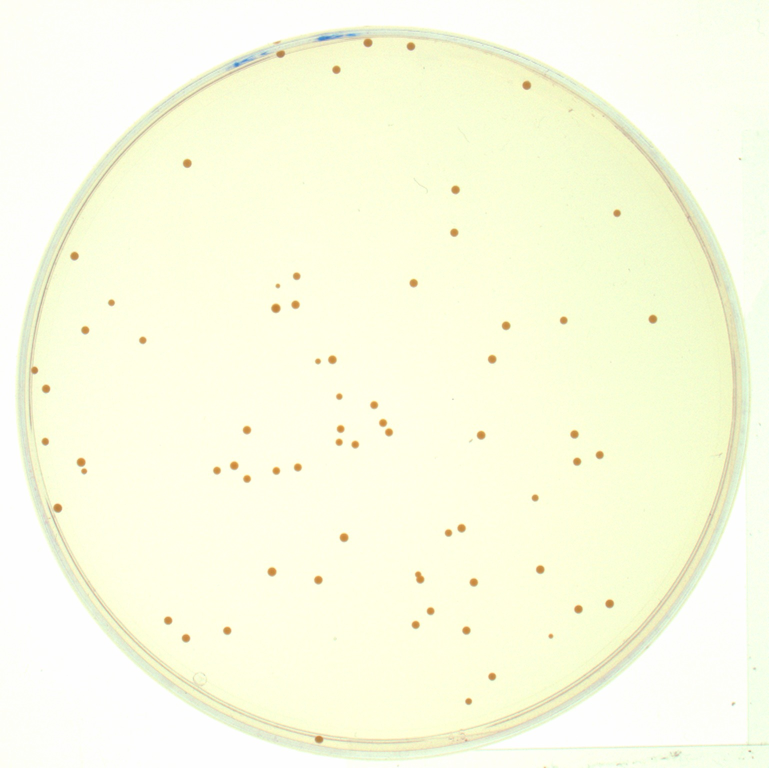
#> input picture comparacoes/q120404-01.jpg, 1538 x 1536 px (shown at 1/2 size)
$ python pycb.py --imagem comparacoes/q120404-01.jpg
#> lines starting #> are read from the running program, lines starting #| are printed output that depends on the picture; after the words box and inside, x2 and y2 are one past the last pixel; in counts of white or black regions, pixels touching at a corner belong together
#!/usr/bin/env python3
# -*- coding: utf-8 -*-

"""
PYCB, um Contador de 'Bactéria' em Python

    Conta colônias da bactéria Staphilococcus aureus em placas de ágar

    python pycb.py -i [arquivo_imagem]

@author: J. Cesar Bertelli <jcbrtl-@-usp-.-br>
"""

# pacotes necessários
import numpy as np
import argparse
import imutils
import cv2

#Documentação usada no trabalho, além dos links em comentários:
#https://docs.opencv.org/2.4/index.html
#https://opencv-python-tutroals.readthedocs.io/en/latest/py_tutorials/py_imgproc/py_table_of_contents_imgproc/py_table_of_contents_imgproc.html#py-table-of-content-imgproc

#Amostras das placas obtidas em:
#http://opencfu.sourceforge.net/samples.php

#Versão do OpenCV
#print("OpenCV version: {}".format(cv2.__version__))
#OpenCV version: 4.1.0

# capta a imagem de entrada
ap = argparse.ArgumentParser()
ap.add_argument("-i", "--imagem", required=True,
    help="caminho à imagem de entrada")
args = vars(ap.parse_args())

# acumulador do número de colônias
counter = 0

# carrega a imagem de entrada
im_orig = cv2.imread(args["imagem"])
#> im_orig is the input picture: shape (1536, 1538, 3); mean B, G, R 226.6, 252.1, 250.4
height_orig, width_orig = im_orig.shape[:2]

# copia para exibição posterior, com os futuros contornos
im_contours = im_orig.copy()

# INÍCIO DO PROCESSO
im_to_process = im_orig.copy()

# define uma faixa de cores para a máscara (vetores BGR)
# esse processo foi feito manualmente, em que se usou, no caso,
# um editor de imagem (GIMP) para a leitura do histograma de cores
lower = np.array([ 56, 129, 168])
upper = np.array([150, 216, 250])

# encontra as cores conforme os limites acima
im_mask = cv2.inRange(im_to_process, lower, upper)
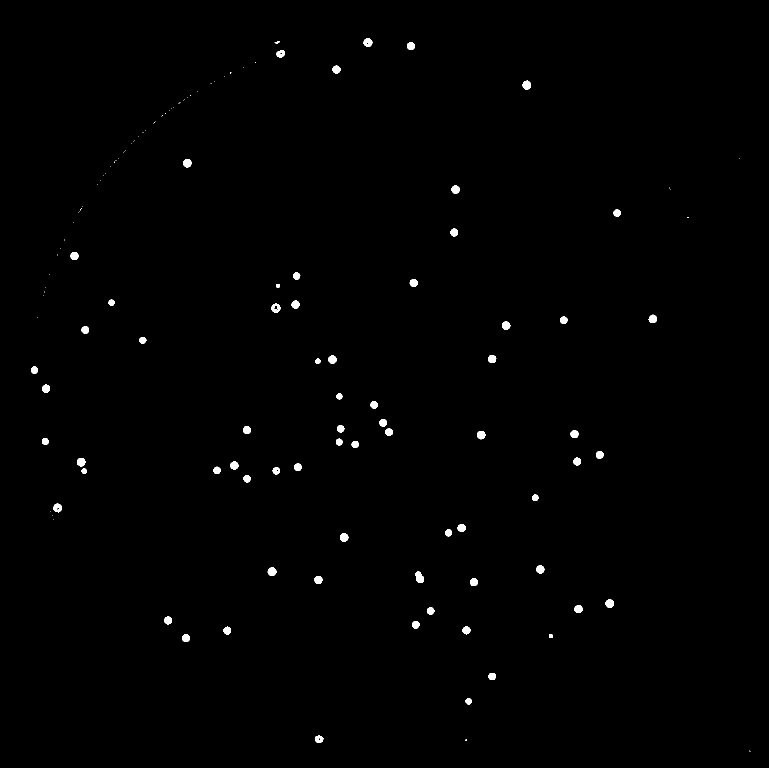
#> im_mask: shape (1536, 1538) (shown at 1/2 size); 0.54% white; 127 white regions (58 under 20 px), largest, box (x1, y1, x2, y2) and area: (830, 1143, 848, 1166) 280, (1045, 161, 1062, 179) 238, (535, 1135, 553, 1152) 236
# aplica a máscara
im_res = cv2.bitwise_and(im_to_process, im_to_process, mask = im_mask)

# converte o resultado para a escala de cinza
im_gray = cv2.cvtColor(im_res, cv2.COLOR_BGR2GRAY)

# desfoca o resultado para reduzir o ruído, para a detecção de
#borda (evita maus contornos)
im_gray = cv2.GaussianBlur(im_gray, (5, 5), 0)

# detecção de borda
im_edged = cv2.Canny(im_gray, 50, 100)
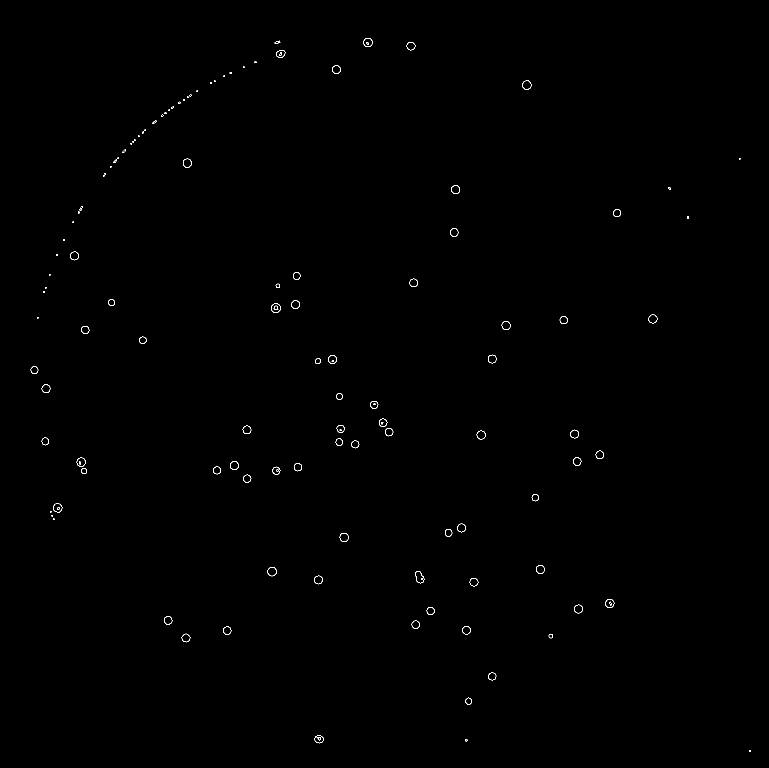
#> im_edged: shape (1536, 1538) (shown at 1/2 size); 0.19% white in thin lines or dots, all inside (x1, y1, x2, y2) = (61, 76, 1502, 1504)
cv2.imwrite("4-edge.jpg",im_edged.copy())

#dilata e corroe para aproximar espaços entre objetos de borda
im_edged = cv2.dilate(im_edged, None, iterations=1)
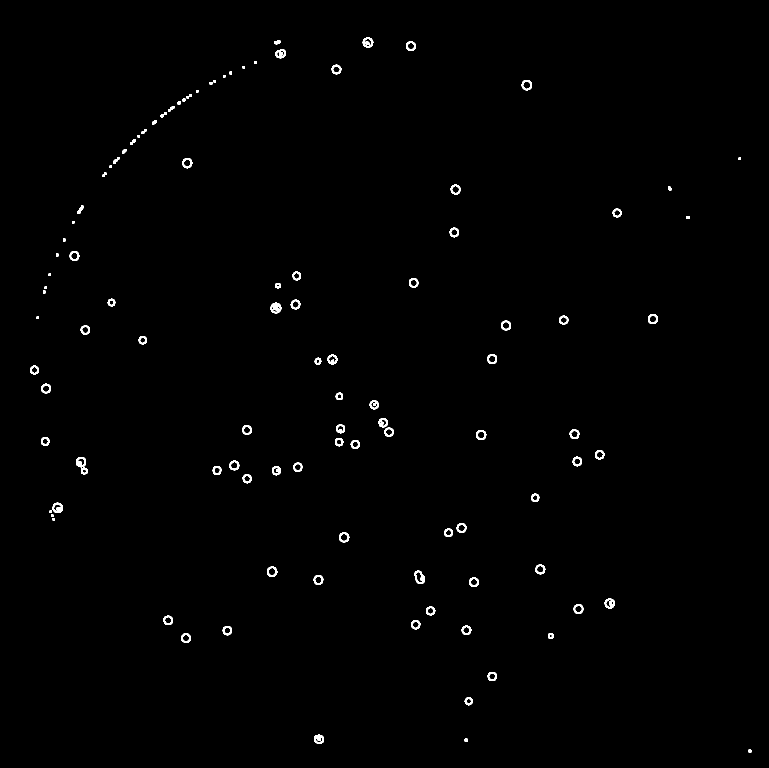
#> im_edged: shape (1536, 1538) (shown at 1/2 size); 0.62% white; 106 white regions, largest, box (x1, y1, x2, y2) and area: (541, 605, 563, 627) 314, (829, 1141, 850, 1168) 273, (105, 1005, 126, 1026) 259
cv2.imwrite("5-dilate.jpg",im_edged.copy())
im_edged = cv2.erode(im_edged, None, iterations=1)
cv2.imwrite("6-erode.jpg",im_edged.copy())

# encontra contornos no mapa de bordas
cnts, hiers = cv2.findContours(im_edged.copy(), cv2.RETR_EXTERNAL, cv2.CHAIN_APPROX_SIMPLE)
#> cnts = 112 contours, 40 with area under 20; largest, box (x1, y1, x2, y2) and area: (830, 1142, 849, 1167) 297, (542, 606, 562, 626) 272, (1044, 161, 1063, 180) 250, (535, 1134, 554, 1153) 248, (726, 76, 746, 94) 248

# a cada contorno...
for c in cnts:
    #https://en.wikipedia.org/wiki/Green%27s_theorem#Area_calculation
    #https://en.wikipedia.org/wiki/Shoelace_formula
    ca = cv2.contourArea(c)
    #ignora contornos cuja área seja muito pequena ou muito grande
    #processo manual
    if ca < 25 or ca > 2500:
        continue

    # computa o casco do contorno (Convex Hull)
    #https://www.learnopencv.com/convex-hull-using-opencv-in-python-and-c/
    hull = cv2.convexHull(c)

    # destaca em azul esse casco
    cv2.drawContours(im_contours,[hull],0,(255,0,0),2)

    counter += 1
#> this loop made 112 passes
#> ca on passes 1 to 8: 8.5, 14, 207, 130, 185, 52, 208, 195
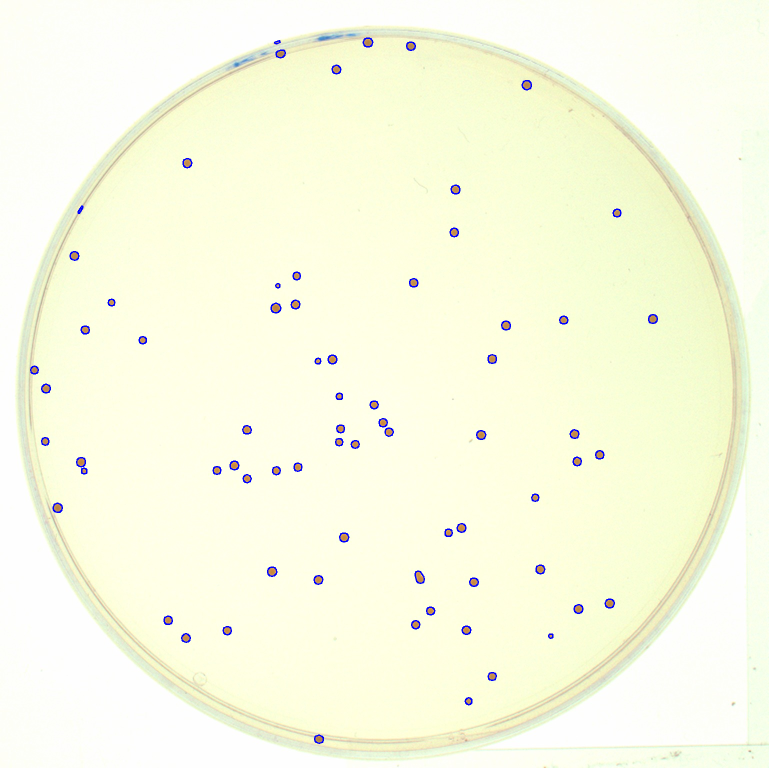
#> im_contours: shape (1536, 1538, 3) (shown at 1/2 size); 0.45% of pixels changed, all inside (x1, y1, x2, y2) = (60, 75, 1316, 1488)
#> after the loop, counter = 70

# imprime o número de colônias encontradas na saída
print(counter)
#| 70

# exibe o resultado graficamente
cv2.imshow("{} colônias encontradas".format(counter), im_contours)
cv2.waitKey()

$ run again, on comparacoes/q120404-03.jpg
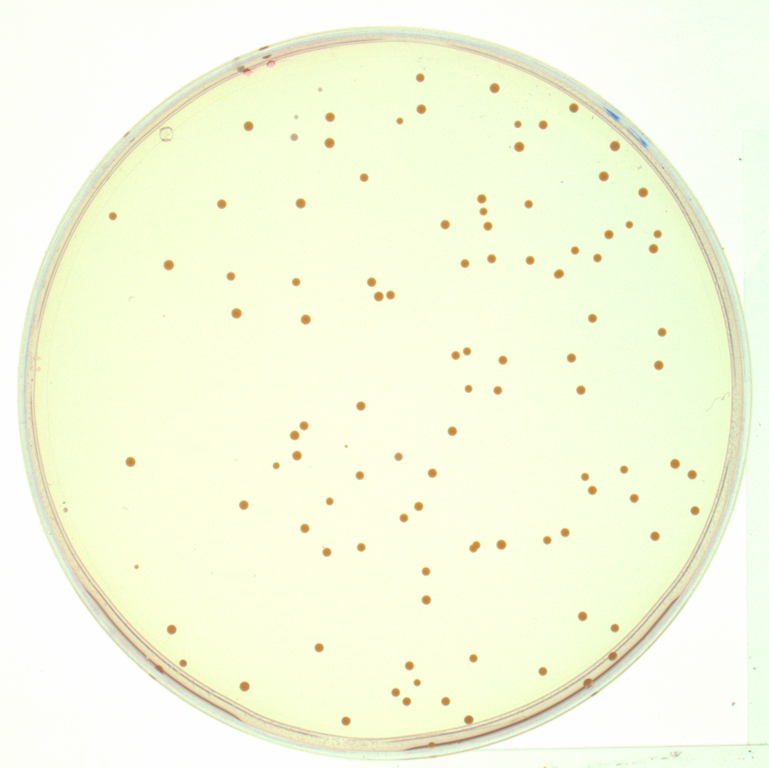
#> input picture comparacoes/q120404-03.jpg, 1538 x 1536 px (shown at 1/2 size)
#> im_orig is the input picture: shape (1536, 1538, 3); mean B, G, R 224.1, 250.4, 246.2
#> `im_mask = cv2.inRange(im_to_process, lower, upper)`:
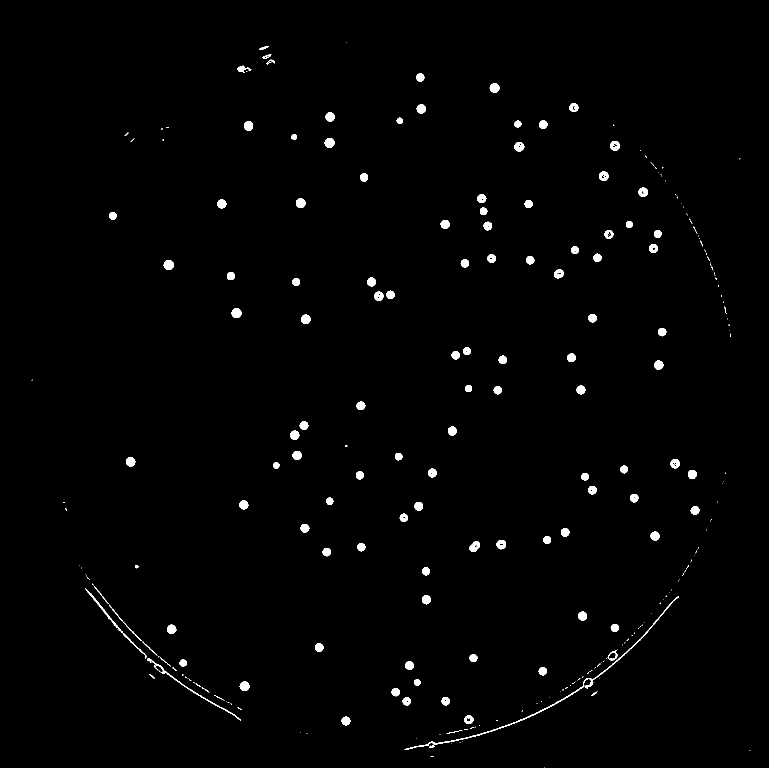
#> im_mask: shape (1536, 1538) (shown at 1/2 size); 1.1% white; 273 white regions (153 under 20 px), largest, box (x1, y1, x2, y2) and area: (809, 1192, 1358, 1500) 1665, (294, 1317, 482, 1441) 581, (170, 1176, 293, 1317) 542
#> cnts = 197 contours, 62 with area under 20; largest, box (x1, y1, x2, y2) and area: (808, 1192, 1359, 1501) 2906, (294, 1316, 482, 1442) 970, (183, 1167, 342, 1333) 766, (169, 1176, 294, 1317) 731, (938, 1081, 961, 1105) 340
#> the loop `for c in cnts:` made 197 passes
#> ca on passes 2, 8, 9: 17, 109, 32
#> after the loop `for c in cnts:`:
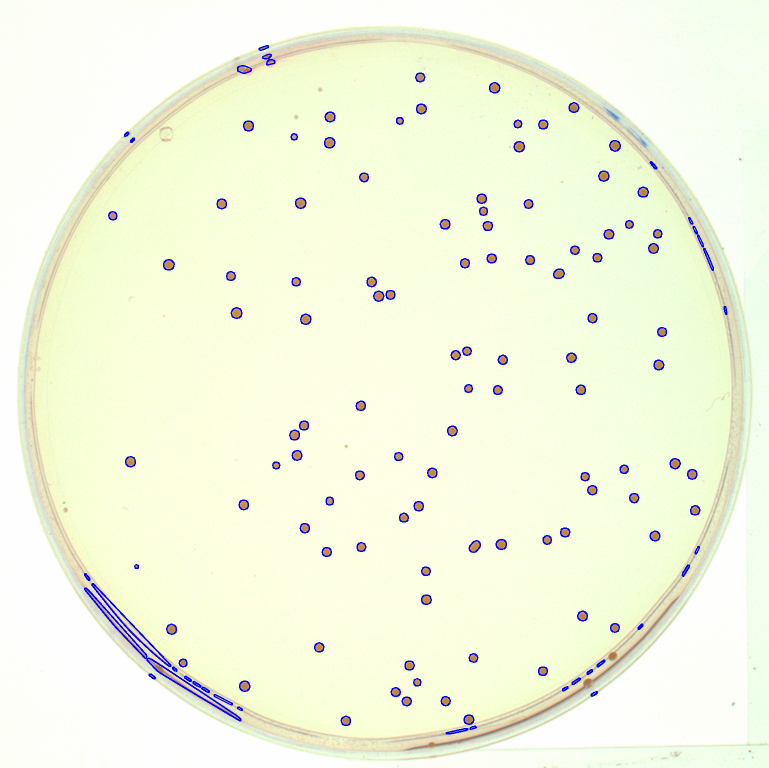
#> im_contours: shape (1536, 1538, 3) (shown at 1/2 size); 1.05% of pixels changed, all inside (x1, y1, x2, y2) = (168, 90, 1455, 1469)
#> after the loop `for c in cnts:`: counter = 132
#| 132

$ run again, on comparacoes/q120404-04.jpg
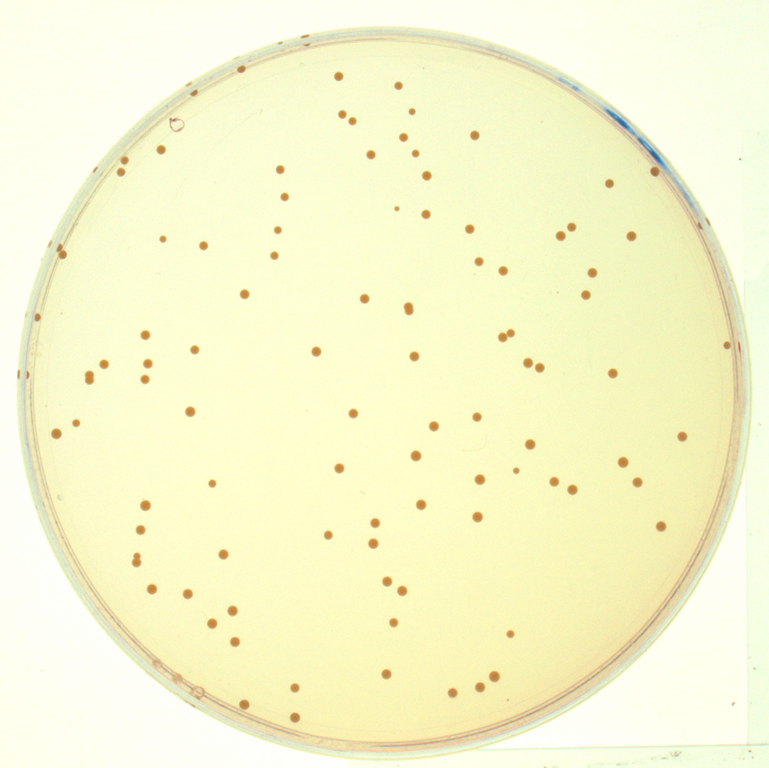
#> input picture comparacoes/q120404-04.jpg, 1538 x 1536 px (shown at 1/2 size)
#> im_orig is the input picture: shape (1536, 1538, 3); mean B, G, R 206.4, 247.5, 248.1
#> `im_mask = cv2.inRange(im_to_process, lower, upper)`:
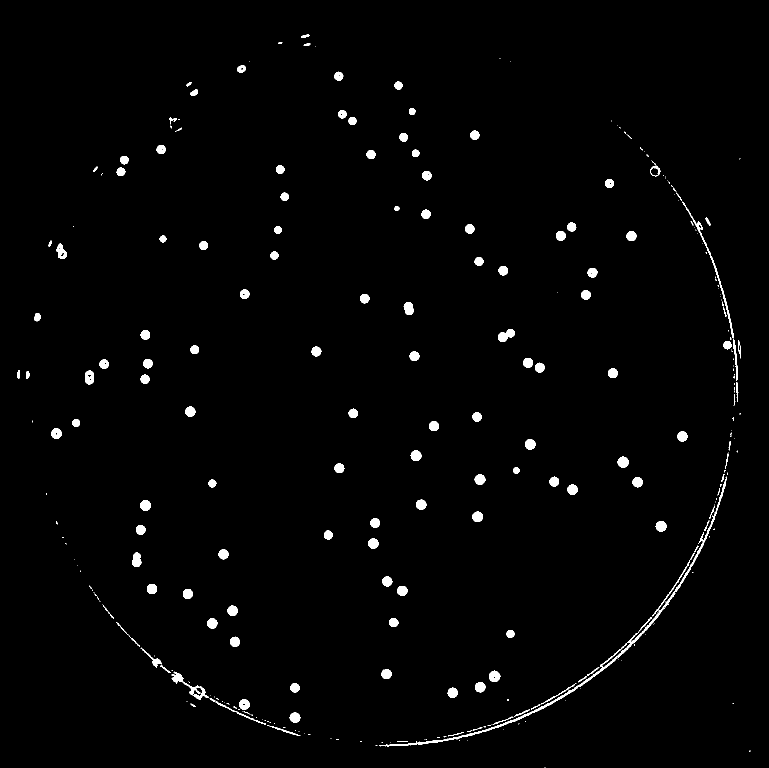
#> im_mask: shape (1536, 1538) (shown at 1/2 size); 1.5% white; 292 white regions (153 under 20 px), largest, box (x1, y1, x2, y2) and area: (758, 953, 1454, 1493) 3838, (1365, 403, 1468, 677) 887, (343, 1343, 418, 1400) 830
#> cnts = 174 contours, 55 with area under 20; largest, box (x1, y1, x2, y2) and area: (750, 882, 1462, 1493) 9167, (1334, 359, 1477, 812) 2723, (343, 1343, 532, 1450) 1550, (232, 1244, 346, 1347) 668, (995, 657, 1031, 685) 549
#> the loop `for c in cnts:` made 174 passes
#> ca on passes 2, 3, 7: 7, 7, 12.5
#> after the loop `for c in cnts:`:
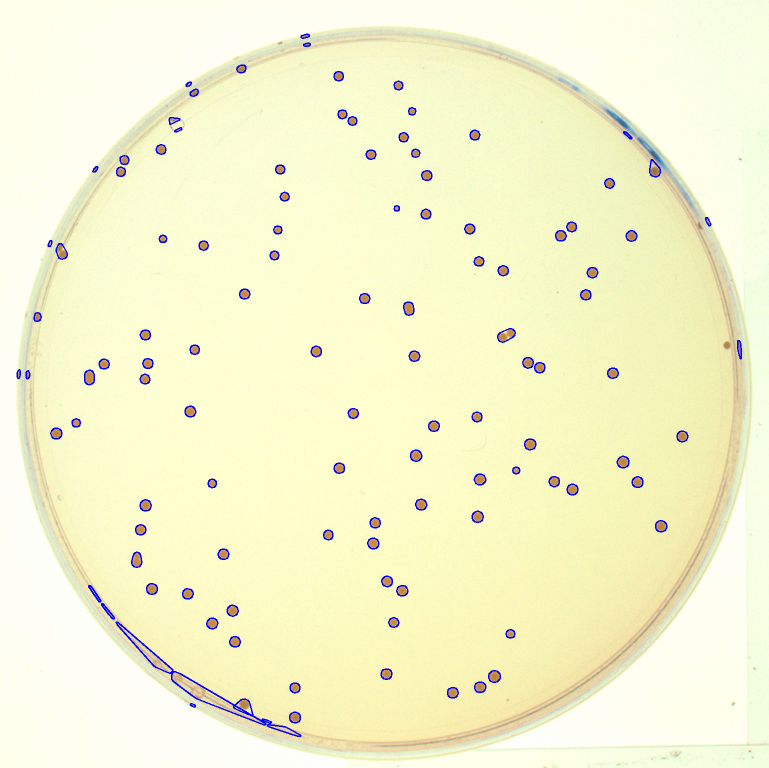
#> im_contours: shape (1536, 1538, 3) (shown at 1/2 size); 0.96% of pixels changed, all inside (x1, y1, x2, y2) = (33, 67, 1484, 1474)
#> after the loop `for c in cnts:`: counter = 112
#| 112
